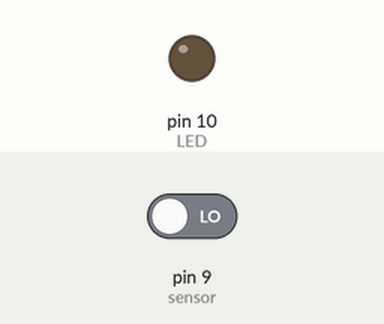
Bench run of a sketch on a simulated Arduino Uno, built with avr-gcc and run on an emulated ATmega328P. On the bench: output pins drawn as LEDs (lit = HIGH). Dashed ring = blinking. The inputs (shaded band) are chosen by the test bench; at power-on: pin 9 (sensor) LOW. What the sketch prints to the serial monitor is not drawn.

Above: at 1.2 s.
1.3 s: pin 9 (sensor) driven HIGH
At 1.55 s:
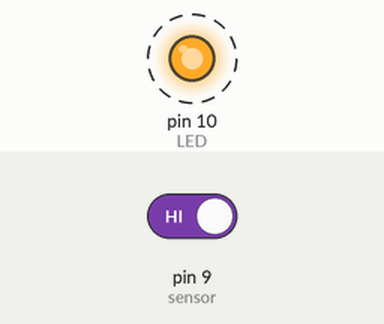
4.3 s: pin 9 (sensor) driven LOW
At 4.3 s:
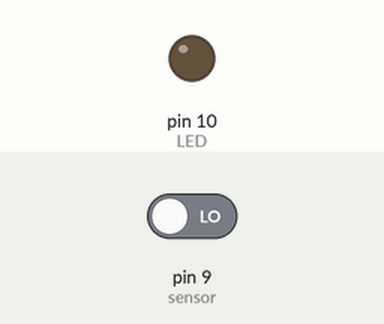
Timing chart, 0 to 7.3 s (numbered marks = the images above; inputs shaded):
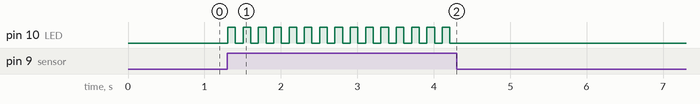

The sketch:

Touch_Sensor_LED_STAY_ON.ino
```cpp
// #7 Touch Sensor (LED stays ON/OFF)

// Variables
int sensor = 9;
int LED = 10;
int state = 0;
int flag = 0;

void setup() {
  Serial.begin(9600);
  Serial.print("Program Started.");

  // put your setup code here, to run once:
  pinMode(sensor,INPUT);
  pinMode(LED,OUTPUT);

  Serial.print("Program Ended.");
}

void loop() {
  Serial.println("Loop Started.");

  // put your main code here, to run repeatedly:
  state = digitalRead(sensor);

  // Check State of Sensor (if touched)
  if (state==HIGH){
    // Alternate Between On and Off According to Touch
    if (flag==0){
      flag = 1;
    }
    else{
      flag = 0;
    }
  }

  if (flag==1){
    digitalWrite(LED,HIGH);
  }
  else{
    digitalWrite(LED,LOW);
  }

  Serial.println("Loop Finished.");
  delay(100);
}
```

Measured:
- after the input at 1.3 s, pin 10 (LED): alternates HIGH for 0.10 s and LOW for 0.10 s, starting at once
- after the input at 4.3 s, pin 10 (LED): stops changing and stays LOW
